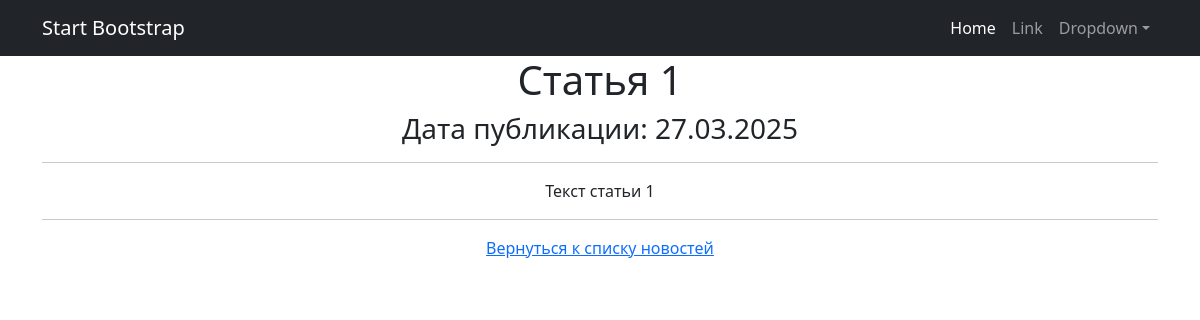
The page /news/1/ on the database its author committed.
### news/models.py (models this page shows, shortened)
class Post(models.Model):
    ARTICLE = 'AR'
    NEWS = 'NW'
    POST_TYPES = [
        (ARTICLE, 'Статья'),
        (NEWS, 'Новость'),
    ]
    post_type = models.CharField(max_length=2, choices=POST_TYPES, default=ARTICLE)
    author = models.ForeignKey(Author, on_delete=models.CASCADE)
    date_posted = models.DateTimeField(default=datetime.now)
    category = models.ManyToManyField(Category, through='PostCategory', related_name='posts')
    title = models.CharField(
        max_length=200)
    content = models.TextField()
    rating = models.IntegerField(default=0)

### news/views.py (the view)
# urls.py: path('<int:pk>/', PostDetailView.as_view(), name='post_detail'),  # Добавили name и /
class PostDetailView(DetailView):
    model = Post
    context_object_name = 'post'
    template_name = 'news_detail.html'
    success_url = reverse_lazy('posts_list')

### news/templatetags/censor_filter.py (called while the page is built)
@register.filter(needs_autoescape=True)
def censor(value, autoescape=True):
    if autoescape:
        value = conditional_escape(value)
    for word in BAD_WORDS:
        replacement = word[0] + '*' * (len(word) - 1)
        value = value.replace(word, replacement)
        value = value.replace(word.capitalize(), replacement)
    return mark_safe(value)

### templates/news_detail.html (shortened to what this page needs)
{% extends 'flatpages/default.html' %}
{% load censor_filter %}
{% block content %}
   <h1>{{ post.title|censor }}</h1>
   <h3>Дата публикации: {{ post.date_posted|date:'d.m.Y' }}</h3>
   <hr>
   <div>
       {{ post.content|censor }}
   </div>
   <hr>
   <a href="/news/">Вернуться к списку новостей</a>
{% endblock content %}

### rows shown on the page
Post: title|censor "Статья 1", date_posted "27.03.2025", content|censor "Текст статьи 1"
